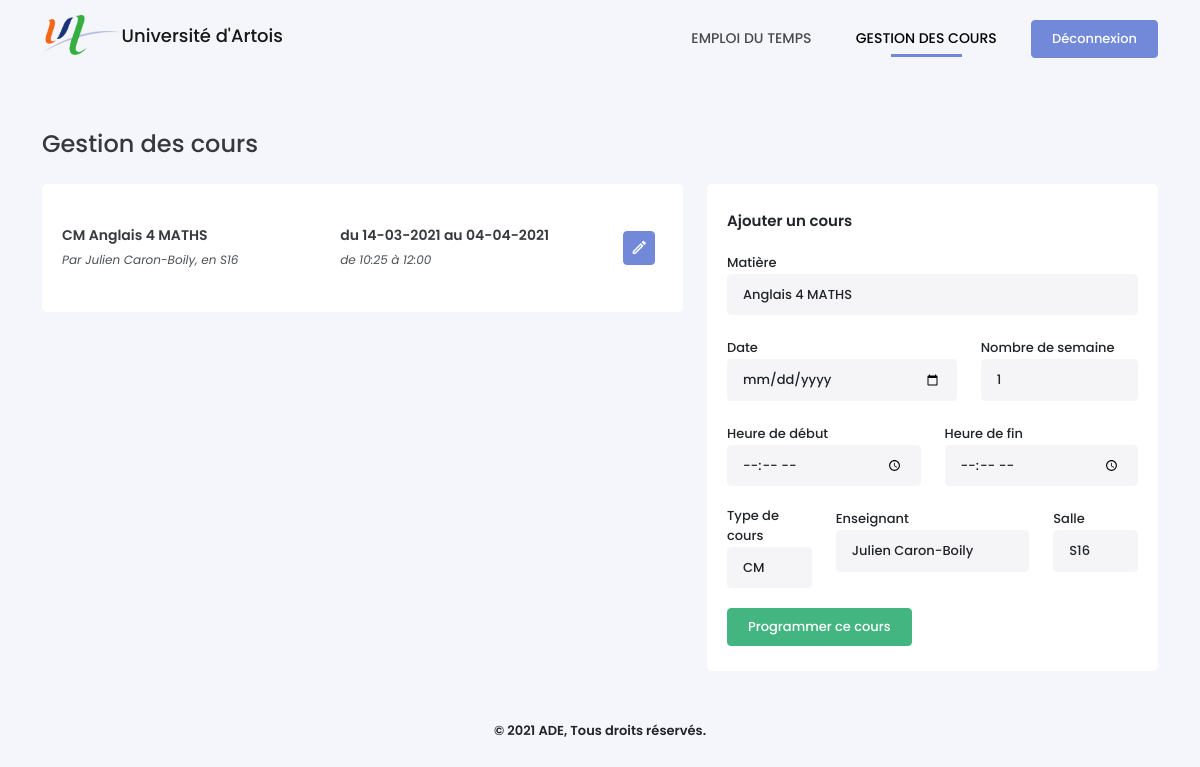
Page /gestion.php (signed in) on the earlier database version.
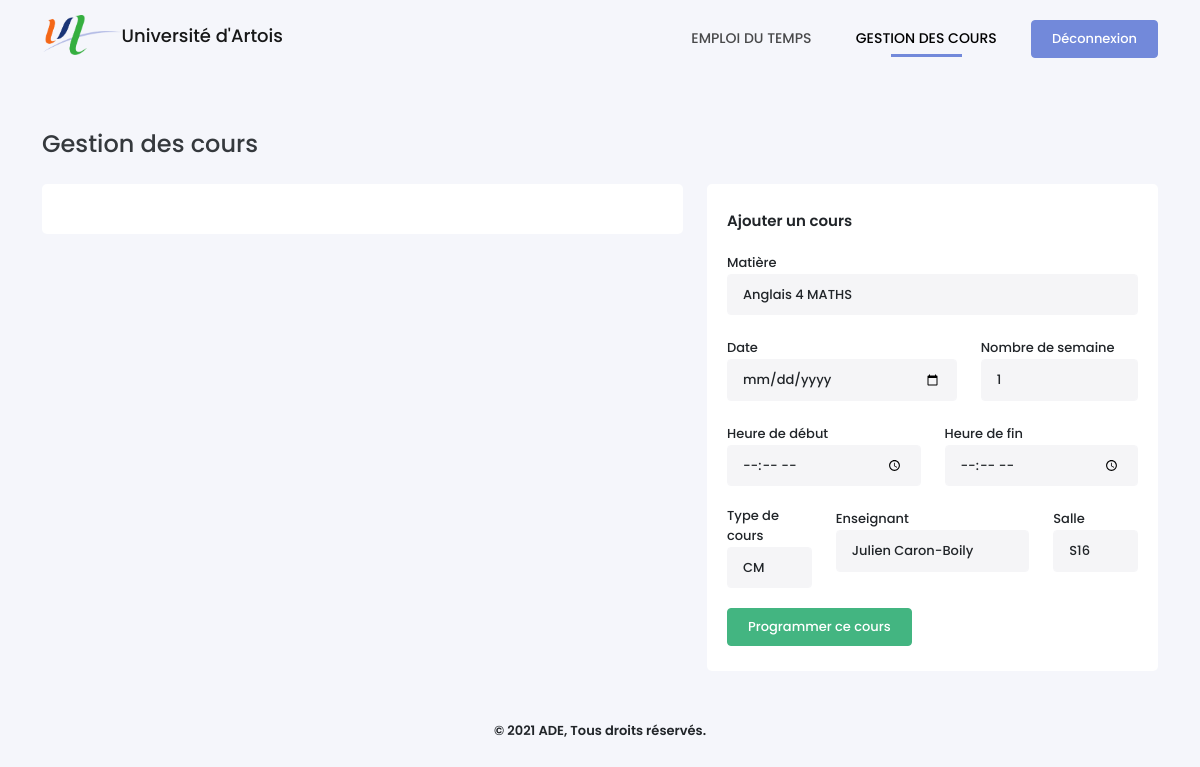
Same page on the later database version.
### tables this page shows
CREATE TABLE Cours (
    CourID INTEGER PRIMARY KEY AUTOINCREMENT,
    DateDebut VARCHAR(30) NOT NULL,
    NbSemaines INTEGER NOT NULL,
    HeureDebut time NOT NULL,
    HeureFin time NOT NULL,
    TypeID INTEGER NOT NULL,
    SalleID INTEGER NOT NULL,
    UsagerID INTEGER NOT NULL,
    MatiereID INTEGER NOT NULL,
    CONSTRAINT cour_type_fk FOREIGN KEY (TypeID) REFERENCES TypeCours(TypeID) ON DELETE CASCADE,
    CONSTRAINT cour_salle_fk FOREIGN KEY (SalleID) REFERENCES Salles(SalleID) ON DELETE CASCADE
    CONSTRAINT cour_enseignant_fk FOREIGN KEY (UsagerID) REFERENCES Usagers(UsagerID) ON DELETE CASCADE,
    CONSTRAINT cour_matiere_fk FOREIGN KEY (MatiereID) REFERENCES Matieres(MatiereID) ON DELETE CASCADE
);

CREATE TABLE TypeCours (
    TypeID INTEGER PRIMARY KEY AUTOINCREMENT,
    NomType VARCHAR NOT NULL
);

CREATE TABLE Matieres (
    MatiereID INTEGER PRIMARY KEY AUTOINCREMENT,
    NomMatiere VARCHAR(25) NOT NULL,
    CouleurMatiere VARCHAR(10) NOT NULL,
    PromotionID INTEGER NOT NULL,
    CONSTRAINT matiere_promo_fk FOREIGN KEY (PromotionID) REFERENCES Promotions(PromotionID) ON DELETE CASCADE
);

CREATE TABLE Usagers (
    UsagerID VARCHAR(30) PRIMARY KEY NOT NULL,
    MotDePasse VARCHAR(255) NOT NULL,
    Nom VARCHAR(15) NOT NULL,
    Prenom VARCHAR(20) NOT NULL,
    RangID INTEGER NOT NULL,
    CONSTRAINT usager_rang_fk FOREIGN KEY (RangID) REFERENCES Rangs(RangID) ON DELETE CASCADE
);

CREATE TABLE Salles (
    SalleID INTEGER PRIMARY KEY AUTOINCREMENT,
    NomSalle VARCHAR NOT NULL
);

### gestion.php (the view, shortened to what this page needs)
<?php
require_once('./config.php');
?>
<!DOCTYPE html>
<html lang="fr-FR">
<head>
    <link type="text/css" rel="stylesheet" href="./assets/css/icons.min.css">
    <link type="text/css" rel="stylesheet" href="./assets/css/bootstrap.min.css">
    <link type="text/css" rel="stylesheet" href="./assets/css/style.css">
</head>
<body>
    <?php require_once('./views/header.php') ?>
    <div class="container">
        <h4>Gestion des cours</h4>
        <div class="row">
            <div class="col-md-7">
                <div class="box-content" id="list-event">
                    <div class="select-data">
                        <?php
                        $where = '';
                        if($_SESSION['rang'] == 2)  $where = 'WHERE UsagerID ="'. $_SESSION['id'] . '"';
                        $sCours = $bdd->query('SELECT * FROM Cours INNER JOIN Matieres USING(MatiereID), TypeCours USING(TypeID), Usagers USING(UsagerID), Promotions USING(PromotionID), Salles USING(SalleID) '.$where.' ORDER BY DateDebut DESC, HeureDebut DESC');
                        while($aCours = $sCours->fetch()) { ?>
                            <div class="list-items d-flex flex-row align-items-center justify-content-between">
                                <div class="item-info">
                                    <p><?= $aCours['NomType'] ?> <?= $aCours['NomMatiere'] ?></p>
                                    <span>Par <?= htmlspecialchars($aCours['Prenom']) ?> <?= htmlspecialchars($aCours['Nom']) ?>, en <?= htmlspecialchars($aCours['NomSalle']) ?></span>
                                </div>
                                <div class="item-info">
                                    <p>du <?= date('d-m-Y', $aCours['DateDebut']) ?> au <?= date('d-m-Y', ($aCours['DateDebut'] + ($aCours['NbSemaines'] * 604800))) ?></p>
                                    <span>de  <?= $aCours['HeureDebut'] ?> à <?= $aCours['HeureFin'] ?></span>
                                </div>
                                <a href="?courID=<?= $aCours['CourID'] ?>#form" class="btn btn-primary"><i class="mdi mdi-pencil-outline"></i></a>
                            </div>
                        <?php } ?>
                    </div>
                </div>
            </div>
            <div class="col-md-5" id="form">
                <div class="box-content getEvent">
                    <?php if(empty($_GET['courID'])) {?>
                        <div class="content-title">Ajouter un cours</div>
                        <form method="POST" id="form_addEvent">
                            <div class="row">
                                <div class="form-group">
                                    <label for="matter">Matière</label>
                                    <select name="matter" id="" class="form-control">
                                        <?php
                                        $option = '';
                                        if($_SESSION['rang'] == 2) {
                                            $option = 'INNER JOIN Enseigne ON Matieres.MatiereID = Enseigne.MatiereID AND UsagerID = "'.$_SESSION['id'].'"';
                                        }
                                        $sMatieres = $bdd->query('SELECT * FROM Matieres '.$option. ' ORDER BY NomMatiere');
                                        while($aMatieres = $sMatieres->fetch()) {
                                            echo '<option value="'.$aMatieres['MatiereID'].'">'.htmlspecialchars($aMatieres['NomMatiere']).'</option>';
                                        } ?>
                                    </select>
                                </div>
                                <div class="col-md-7 form-group" id="firstdate">
                                    <label for="firstdate">Date</label>
                                    <input type="date" name="firstdate" class="form-control">
                                </div>
                                <div class="col-md-5 form-group" id="nbweek">
                                    <label for="nbweek">Nombre de semaine</label>
                                    <input type="number" name="nbweek" class="form-control" value="1">
                                </div>
                                <div class="col-md-6 form-group" id="start">
                                    <label for="start">Heure de début</label>
                                    <input type="time" name="start" class="form-control">
                                </div>
                                <div class="col-md-6 form-group" id="end">
                                    <label for="end">Heure de fin</label>
                                    <input type="time" name="end" class="form-control">
                                </div>
                                <div class="col-md-3 form-group">
                                    <label for="type">Type de cours</label>
                                    <select name="type" class="form-control">
                                        <?php $query = $bdd->query('SELECT * FROM TypeCours');
                                            while ($row = $query->fetch()){
                                                echo '<option value="' . $row['TypeID'].'">' . htmlspecialchars($row['NomType']) . '</option>';
                                            }
                                        ?>
                                    </select>
                                </div>
                                <div class="col-md-6 form-group">
                                    <label for="user">Enseignant</label>
                                    <select name="user" class="form-control">
                                        <?php if($_SESSION['rang'] == 2) {
                                                $sql = 'AND UsagerID = "'.$_SESSION['id'].'"';
                                            } else {
                                                $sql = '';
                                            }
                                            $query = $bdd->query('SELECT * FROM Usagers WHERE RangID = 2 ' . $sql);
                                            while ($row = $query->fetch()){
                                                echo '<option value="' .$row['UsagerID'] .'">'.htmlspecialchars($row['Prenom'].' '.$row['Nom']).'</option>';
                                            }
                                        ?>
                                    </select>
                                </div>
                                <div class="col-md-3 form-group">
                                    <label for="room">Salle</label>
                                    <select name="room" class="form-control">
                                        <?php $query = $bdd->query('SELECT * FROM Salles');
                                            while ($row = $query->fetch()){
                                                echo '<option value="'.$row['SalleID'].'">'.htmlspecialchars($row['NomSalle']).'</option>';
                                            }
                                        ?>
                                    </select>
                                </div>
                            </div>
                            <input type="submit" name="add_event" value="Programmer ce cours" class="btn btn-success">
                        </form>
                    <?php } ?>
                </div>
            </div>
        </div>
    </div>
    <?php require_once('./views/footer.php') ?>
</body>
</html>

### views/header.php
<header>
    <div class="container">
        <div class="logo">
            <a href="./"><img src="./assets/img/logo.png" alt="logo"><span>Université d'Artois</span></a>
        </div>
        <nav>
            <ul>
                <li <?= (basename($_SERVER['PHP_SELF']) == 'index.php') ? 'class="active"' : null ?>>
                    <a href="./"> Emploi du temps</a>
                </li>
                <?php if($_SESSION['rang'] > 1) { ?>
                <li <?= (basename($_SERVER['PHP_SELF']) == 'gestion.php') ? 'class="active"' : null ?>>
                    <a href="./gestion"> Gestion des cours</a>
                </li>
                <?php } if($_SESSION['rang'] > 2) { ?>
                <li <?= (basename($_SERVER['PHP_SELF']) == 'admin.php') ? 'class="active"' : null ?>>
                    <a href="./admin">Administration</a>
                </li>
                <?php } ?>
                <li>
                    <a href="./logout" class="btn btn-primary">Déconnexion</a>
                </li>
            </ul>
        </nav>
    </div>
</header>

### views/footer.php
<footer>
    <p>© 2021 ADE, Tous droits réservés.</p>
</footer>

### assets/css/style.css (style rules this page uses)
* { box-sizing: border-box; outline: none; -webkit-tap-highlight-color: rgba(0, 0, 0, 0); }
body { font-family: Poppins, sans-serif; background-color: #F5F6FB; margin: 0; padding: 0; }
header { width: 100%; height: 80px; margin-bottom: 50px; }
.logo a { float: left; margin-top: 15px; text-decoration: none; }
.logo img { height: 40px; }
.logo a span { color: #000; vertical-align: middle; opacity: .9; font-size: 18px; font-weight: 500; }
nav { float: right; padding: 20px 0; }
nav ul { padding: 0; margin: 0; list-style: none; position: relative; }
nav ul li { display: inline-block; margin-left: 20px; }
nav a { display: block; padding: 0 10px; color: #000; opacity: .7; text-transform: uppercase; font-weight: 500; font-size: 14px; text-decoration: none; }
nav ul li.active a { opacity: 1; }
nav ul li a::after { content: ''; width: 50%; display: block; margin: 5px auto; border-bottom: 3px solid transparent; }
nav ul li.active a::after { border-color: #7289DA; }
nav a.btn { display: flex; opacity: 1; font-size: 13px; padding: 8px 20px; text-transform: unset; }
footer { text-align: center; margin: 20px auto; font-weight: 600; font-size: 13px; }
.container { min-width: 80%; }
.container h4 { opacity: .9; margin-bottom: 25px; }
.btn { font-weight: 500; font-size: 13px; padding: 8px 20px; }
.btn-primary { background-color: #7289DA; border-color: #7289DA; }
.btn-success { background-color: #43B581; border-color: #43B581; }
.box-content { position: relative; width: 100%; padding: 25px 20px; background-color: #fff; border-radius: 5px; margin-bottom: 30px; }
.box-content::after { content: ''; clear: both; display: table; }
.content-title { font-size: 15px; display: inline-block; position: relative; font-weight: 600; height: 40px; }
.form-group { margin-bottom: 20px; position: relative; min-height: 60px; }
label { font-size: 13px; font-weight: 500; }
.form-control, .form-control:focus { background-color: #F5F5F7; border-color: #F5F5F7; font-size: 13px; font-weight: 500; padding: 10px 15px; }
.list-items { padding: 15px 0; border-bottom: 2px solid #DADFE1; }
.list-items:last-child { border: 0; }
.item-info { line-height: 1.6; flex: 1; }
.list-items p { font-weight: 600; margin-bottom: 0; opacity: .9; font-size: 14px; }
.list-items span { font-size: 12px; font-style: italic; opacity: .8; }
.list-items > .btn { padding: 3px 6px; font-size: 1.1rem; margin-left: 5px; }
.select-data { max-height: 650px; overflow: auto; padding-right: 8px; }

Differences in the rows shown:
removed cours: TypeID.NomType "CM", MatiereID.NomMatiere "Anglais 4 MATHS", UsagerID.Prenom "Julien", UsagerID.Nom "Caron-Boily", SalleID.NomSalle "S16", DateDebut "14-03-2021", date('d-m-Y', ($aCours['DateDebut'] + ($aCours['NbSemaines'] * 604800))) "04-04-2021", HeureDebut "10:25", HeureFin "12:00"
